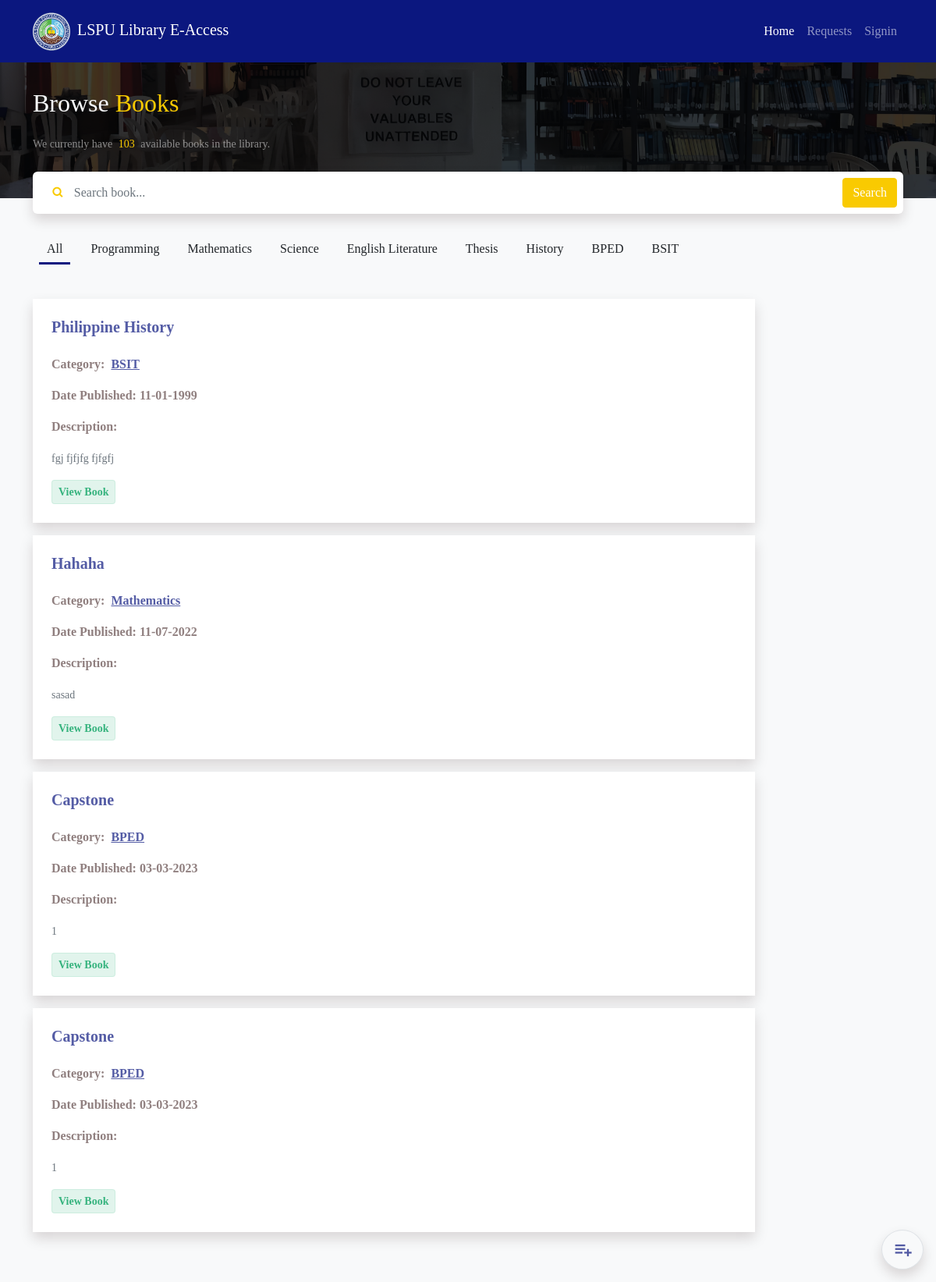
Screenshot of /search with the database file from the repository.
### tables this page shows
CREATE TABLE categories(
    id INTEGER PRIMARY KEY AUTOINCREMENT,
    name TEXT NOT NULL
);

CREATE TABLE books(
    id INTEGER PRIMARY KEY AUTOINCREMENT,
    isbn Text NOT NULL,
    title TEXT NOT NULL,
    sypnosis TEXT(5000) NOT NULL,
    date_published date not null,
    date_posted date null DEFAULT CURRENT_TIMESTAMP,
    author_id INTEGER NOT NULL,
    category_id INTEGER NOT NULL,
    isAvailable INTEGER DEFAULT 1,
    copies INTEGER DEFAULT 1,
    FOREIGN KEY (author_id) REFERENCES authors(id),
    FOREIGN KEY (category_id) REFERENCES categories(id)
);

### app/students.py (the view)
@bp.route("/search")
def search_books():
    db = get_db()
    search_query = request.args.get('search_query')
    category = request.args.get("category")
    if search_query is None:
        search_query=""
    books = None
    categories = db.execute("SELECT * FROM categories").fetchall()
    selected_category = None
    if category is not None or category is not whitespace:
        selected_category = db.execute("SELECT * FROM categories WHERE name = ? ",(category,)).fetchone()
    if selected_category is not None and categories is not None:
        books = db.execute("SELECT books.copies, STRFTIME('%m-%d-%Y',books.date_published) as date, books.id,books.category_id,books.author_id,books.title,books.sypnosis, categories.name as category_name, authors.name as author_name FROM books INNER JOIN categories ON books.category_id = categories.id INNER JOIN authors ON books.author_id = authors.id WHERE (books.title LIKE ? OR books.sypnosis LIKE ?) AND books.category_id = ?",(f"%{search_query}%",f"%{search_query}%",selected_category['id'])).fetchall()
    else:
        books = db.execute("SELECT books.copies, STRFTIME('%m-%d-%Y',books.date_published) as date, books.id,books.category_id,books.author_id,books.title,books.sypnosis, categories.name as category_name, authors.name as author_name FROM books INNER JOIN categories ON books.category_id = categories.id INNER JOIN authors ON books.author_id = authors.id WHERE (books.title LIKE ? OR books.sypnosis LIKE ?) ",(f"%{search_query}%",f"%{search_query}%",)).fetchall()
    all_books=[]
    books_count = 0
    for book in books:
        borrowed = db.execute("SELECT COUNT(*) as count FROM rental_details INNER JOIN rentals ON rental_details.id = rentals.id WHERE rentals.status != 1 AND rentals.status != 3 AND rental_details.book_id = ?", (book['id'],)).fetchone()['count']
        new_book = {**book, 'available':book['copies'] - borrowed}
        books_count += book['copies'] - borrowed
        all_books.append(new_book)
    return render_template('students/search.html.jinja',books=books,search_query=search_query,result_count=len(books),books_count=books_count,categories=categories,selected_category=selected_category)

### app/admin.py (called while the page is built)
@bp.before_app_request
def loadAdmin():
    if 'admin_id' in session:
        adminId = session['admin_id']
        db = get_db()
        admin = db.execute("SELECT * FROM admin WHERE id = ?", (adminId,)).fetchone()
    else:
        admin = None
    g.current_url = request.base_url
    g.admin = admin

### app/admin_auth.py (called while the page is built)
@bp.before_app_request
def load_logged_in_user():
    account_id = session.get('admin_id')
    if account_id is None:
        g.admin = None
    else:
        g.admin = get_db().execute(
            'SELECT * FROM admin WHERE id = ?', (account_id,)
        ).fetchone()

### app/db.py (called while the page is built)
def get_db():
    if 'db' not in g:
        g.db = sqlite3.connect(
            current_app.config['DATABASE'],
            detect_types=sqlite3.PARSE_DECLTYPES
        )
        g.db.row_factory = sqlite3.Row
    return g.db

### app/students_auth.py (called while the page is built)
@bp.before_app_request
def load_logged_in_user():
    account_id = session.get('student_id')
    if account_id is None:
        g.student = None
    else:
        g.student = get_db().execute(
            'SELECT * FROM students WHERE id = ?', (account_id,)
        ).fetchone()

### app/templates/students/search.html.jinja (shortened to what this page needs)
{%extends 'students/base.html.jinja'%}
{%block content %}
<section class="bg-light pb-5">
    <header class="search-header">
        <div class="container">
            <p class="fs-2 text-light mt-2">
                Browse <span class="text-warning">Books</span>
            </p>
            <p class="my-1 text-white-50">
                <small>We currently have <span class="text-warning mx-1">{{books_count}}</span> available books in the
                    library.</small>
            </p>
            <div class="card mt-4 search-card shadow border-0">
                <div class="card-body p-2">
                    <form action="{{url_for('students.search_books')}}" method="get">
                        <div class="d-flex align-items-center">
                            <div class="search-input-group w-100 flex-grow-1">
                                <span class="icon bx bx-search text-warning"></span>
                                <input type="search" value="{{search_query}}" name="search_query"
                                    class="rounded-1 form-control search-input" placeholder="Search book..." id="">
                            </div>
                            <div>
                                <button type="submit" class="rounded-1 my-0 btn text-white btn-warning">Search</button>
                            </div>
                        </div>
                    </form>
                </div>
            </div>
        </div>
    </header>
    <div class="container mt-5 ">
        <ul class=" nav-c-tabs" id="category-nav" data-active="{{selected_category.id if selected_category else 0}}">
            <li class="nav-item mx-2">
                <a href="{{url_for('students.search_books')}}?search_query={{search_query}}&category=" class="nav-link"
                    data-category="0">All</a>
            </li>
            {%for category in categories%}
            <li class="nav-item mx-2">
                <a href="{{url_for('students.search_books')}}?search_query={{search_query}}&category={{category.name}}"
                    class="nav-link" data-category="{{category.id}}">{{category.name}}</a>
            </li>
            {%endfor%}
        </ul>
        <div class="mt-4">
            <div class="row">
                <div class="col-md-10">
                    {% if search_query %}
                    <div class="alert alert-info shadow-sm rounded-2">
                        <i class="bx bx-info-circle me-2"></i>
                        <span>Showing results found for: <strong class="mx-2">{{search_query}}</strong></span>
                    </div>
                    <div class="mt-2">
                        {% if result_count > 0 %}
                        {%for book in books%}
                        <div class="card shadow rounded-0 border-0 mb-3">
                            <div class="card-body p-lg-4">
                                <h5 class="text-primary-50 fw-bold text-capitalize">{{book.title}}</h5>
                                <div class="mt-4">
                                    <p class="text-black-50 fw-bold text-capitalize">
                                        Category:
                                        <a href="{{url_for('students.search_books')}}"
                                            class="ms-1 text-primary-50">{{book.category_name}}</a>
                                    </p>
                                    <p class="text-black-50 fw-bold text-capitalize">Date Published: {{book.date}}</p>
                                    <p class="text-black-50 fw-bold text-capitalize">Description:</p>
                                    <p class="text-secondary">
                                        <small>{{ book.sypnosis|truncate(200, True, ' ...') }}</small>
                                    </p>
                                </div>
                                <div class="mt-2">
                                    <button class="btn btn-sm btn-c-success" data-id="{{book.id}}"
                                        data-bs-toggle="modal" data-bs-target="#info-modal" type="button">View
                                        Book</button>
                                </div>
                            </div>
                        </div>
                        {%endfor%}
                        {% else %}
                        <div class="text-center">
                            <p class="mt-5 text-secondary">No result found.</p>
                        </div>
                        {% endif %}
                        {% else %}
                        {% if books_count > 0 %}
                        {%for book in books%}
                        <div class="card shadow rounded-0 border-0 mb-3">
                            <div class="card-body p-lg-4">
                                <h5 class="text-primary-50 fw-bold text-capitalize">{{book.title}}</h5>
                                <div class="mt-4">
                                    <p class="text-black-50 fw-bold text-capitalize">
                                        Category:
                                        <a href="#" class="ms-1 text-primary-50">{{book.category_name}}</a>
                                    </p>
                                    <p class="text-black-50 fw-bold text-capitalize">Date Published: {{book.date}}</p>
                                    <p class="text-black-50 fw-bold text-capitalize">Description:</p>
                                    <p class="text-secondary">
                                        <small>{{ book.sypnosis|truncate(200, True, ' ...') }}</small>
                                    </p>
                                </div>
                                <div class="mt-2">
                                    <button class="btn btn-sm btn-c-success" data-id="{{book.id}}"
                                        data-bs-toggle="modal" data-bs-target="#info-modal" type="button">
                                        View Book
                                    </button>
                                </div>
                            </div>
                        </div>
                        {%endfor%}
                        {% else %}
                        <div class="text-center">
                            <p class="mt-5 text-secondary">No available books to display.</p>
                        </div>
                        {%endif%}
                        {% endif %}
                    </div>
                </div>
            </div>
        </div>
    <div class="position-fixed end-0 bottom-0 me-3 mb-3">
        <button class="btn btn-light border text-primary-50 shadow rounded-circle" data-bs-toggle="offcanvas"
            data-bs-target="#cart-offcanvas" type="button">
            <i class='bx bx-list-plus bx-s mt-1 fs-3'></i>
        </button>
    </div>
</section>
{%endblock%}

### app/static/css/user.css (style rules this page uses)
.search-header { background: url("../images/gL9d6Wnb_4x 1.png"); width: 100%; background-size: cover; background-repeat: no-repeat; padding: 20px 0; }
.search-header .search-input-group { position: relative; }
.search-header .search-input-group .icon { position: absolute; left: 1rem; font-weight: bold; top: 10px; }
.search-header .search-input-group .search-input { padding-left: 2.8rem; border: none; outline: none !important; box-shadow: none !important; }
.search-header .search-card { margin-bottom: -2.5rem; }
.nav-c-tabs { display: flex; flex-direction: row !important; list-style: none; padding: 0; padding-bottom: 20px; overflow-x: auto; width: 100%; max-width: 100%; }
.nav-c-tabs li { margin-right: 25px; }
.nav-c-tabs .nav-link { width: -webkit-max-content; width: -moz-max-content; width: max-content; padding: 5px 10px !important; }
.nav-c-tabs .nav-link.active { border-bottom: 3px solid #0B177F; }

### rows the page displays
categories: name "Programming"
categories: name "Mathematics"
categories: name "Science"
categories: name "English Literature"
categories: name "Thesis"
categories: name "History"
categories: name "BPED"
categories: name "BSIT"
books: title "Philippine History", category_name "BSIT", date "11-01-1999", sypnosis "fgj fjfjfg fjfgfj"
books: title "Hahaha", category_name "Mathematics", date "11-07-2022", sypnosis "sasad"
books: title "Capstone", category_name "BPED", date "03-03-2023", sypnosis "1"
books: title "Capstone", category_name "BPED", date "03-03-2023", sypnosis "1"

### other values shown
{{ books_count }} "103"
